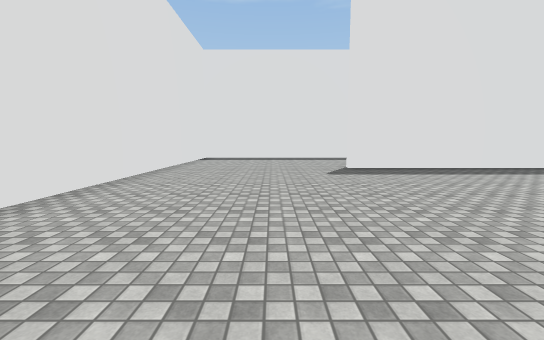
View 1 (above)

24 first-person views from a walk through a Unity game level. The camera is 1.4 m above the floor, tilts 6° down and sees 90° across. The floor is counted in squares, 2 m on a side. Each view is taken from the middle of a square. On the plan, view 1 faces up. The plan holds only what a view shows up to about 9 squares ahead; the rest is blank. The place goes on beyond the plan. The player character is not drawn. Surface patterns are stand-ins for the level's own textures.

View 2
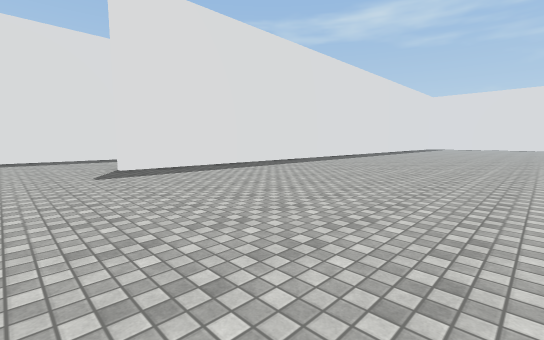

View 3
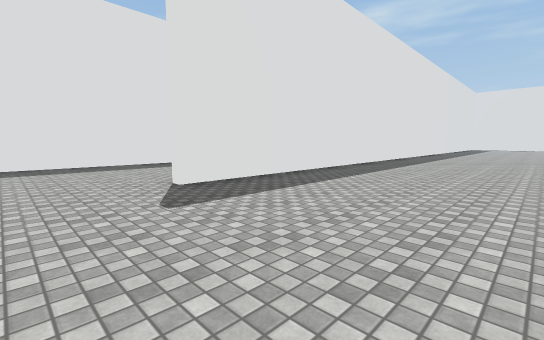

View 4
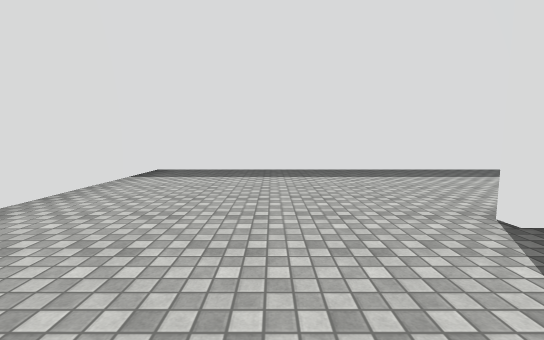

View 5
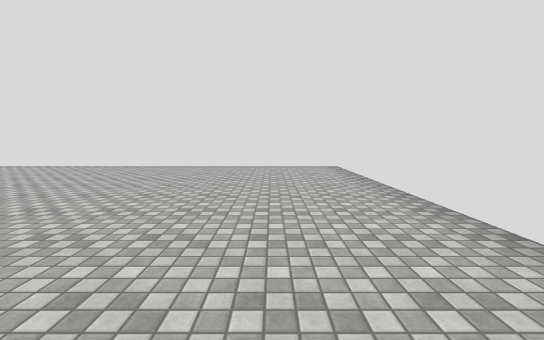

View 6
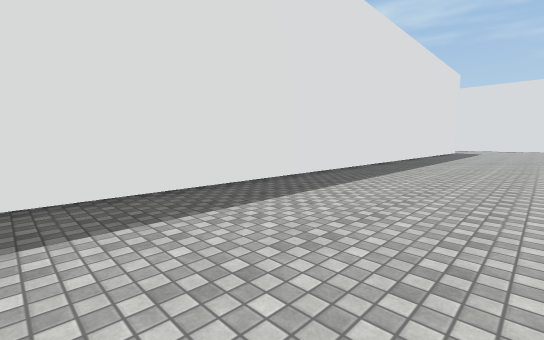

View 7
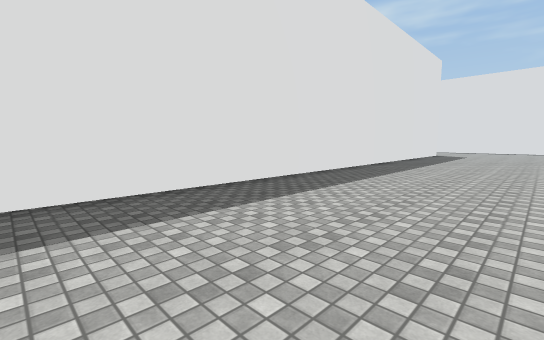

View 8
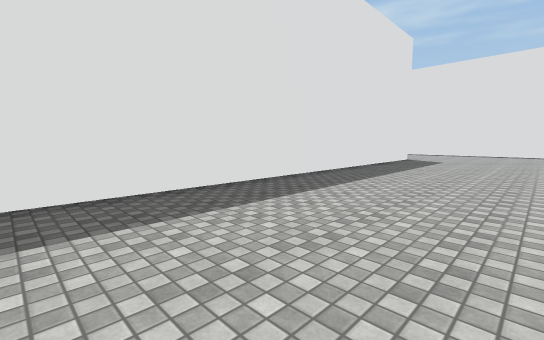

View 9
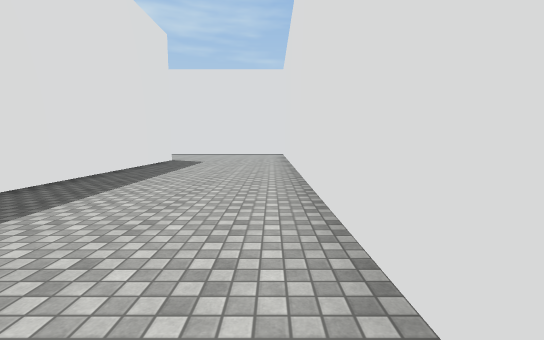

View 10
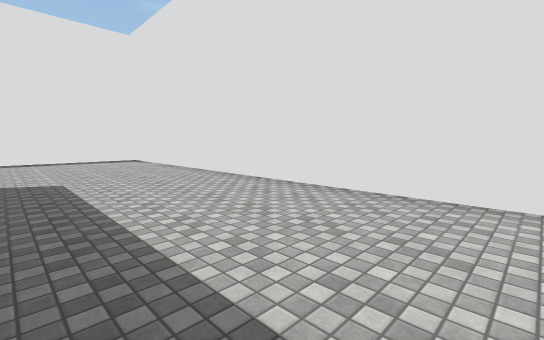

View 11
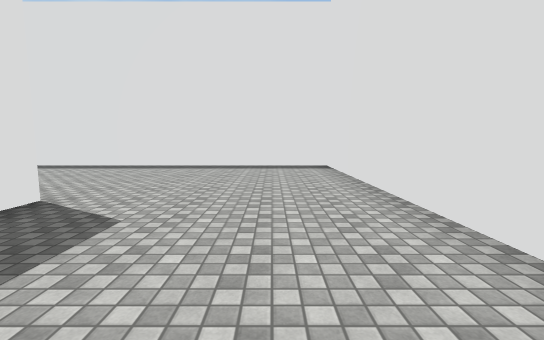

View 12
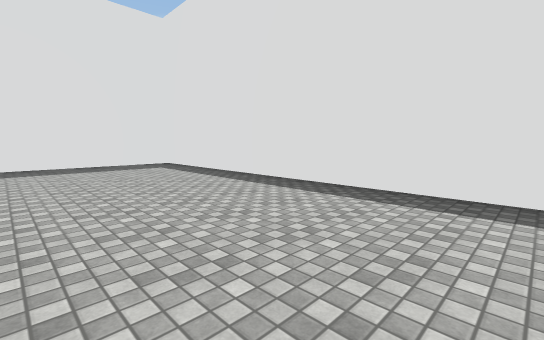

View 13
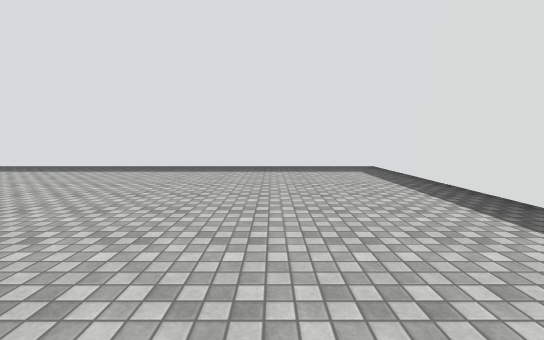

View 14
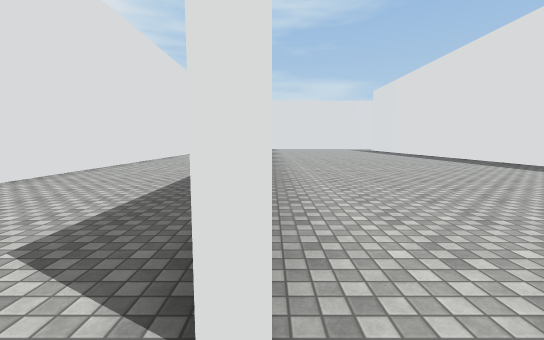

View 15
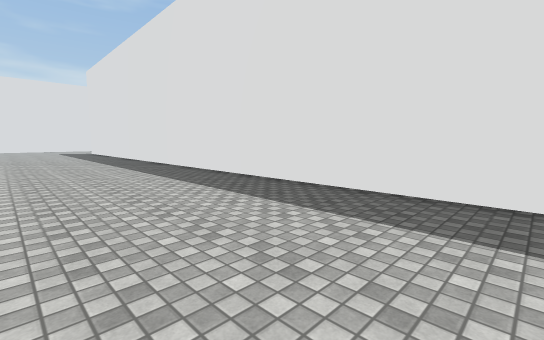

View 16
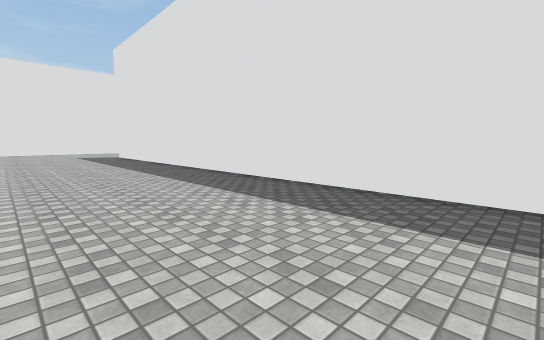

View 17
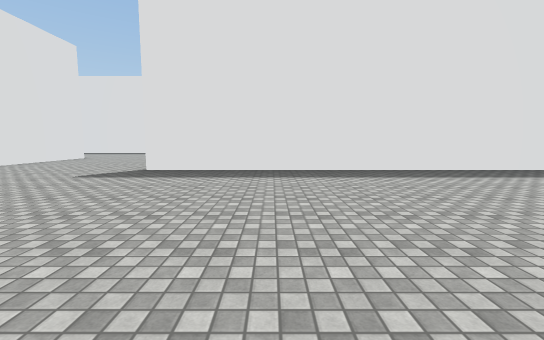

View 18
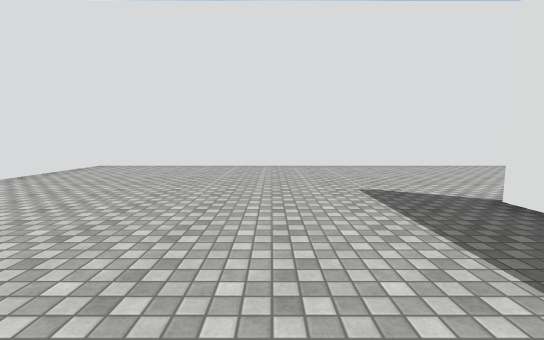

View 19
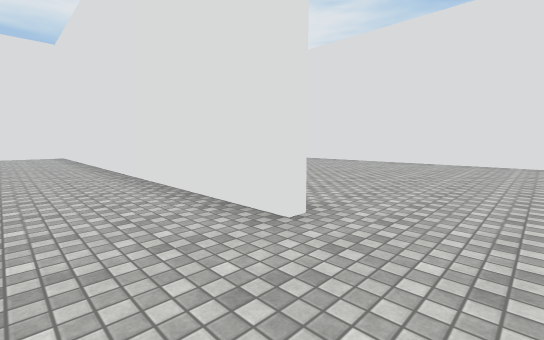

View 20
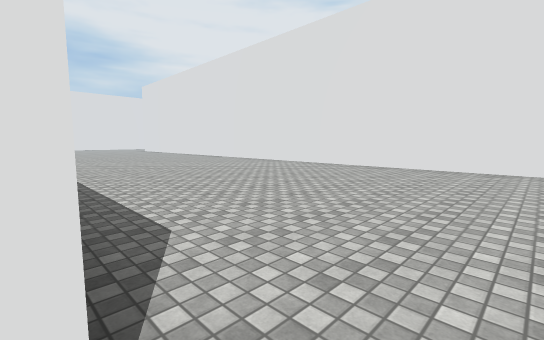

View 21
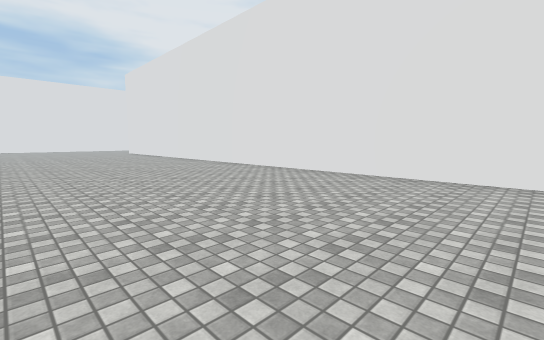

View 22
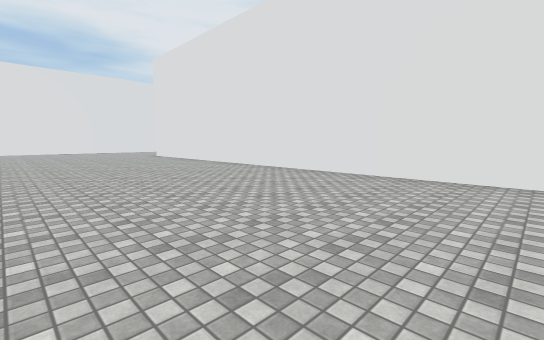

View 23
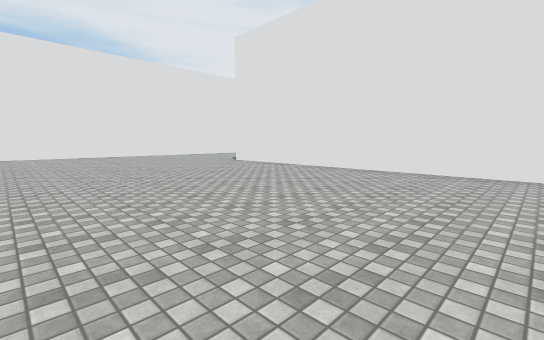

View 24
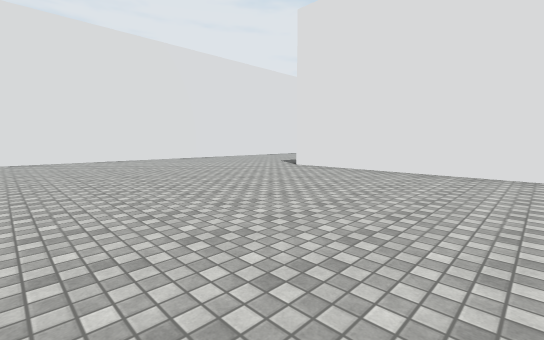

### Floor plan
Points are (right, up) in squares from view 1. A wall is a line through its corners. A room is listed if a view was taken in it or the views show most of it. See-through windows are left out.
Room 1 (views 1, 2, 3, 4, 5, 6, 7, 8, 9, 10, 11, 12, 13, 14, 15, 16, 17, 18, 19, 20)
walls: (12.5, 7.4) (26.9, 7.4) (26.9, 19.7) (1.9, 19.7); (8.8, 7.1) (2, 7.1); (22.2, 11.7) (-2.9, 11.7); (-2.9, 12) (0.1, 12); (-2.8, 24.5) (-2.8, -0.7) (6.8, -0.7)
ways out: opening at (-3, 25.5) to room 2
Room 2 (views 21, 22, 23, 24)
walls: (-6.1, -0.7) (-3.9, -0.7); (-10.4, 26.1) (-10.4, 4.6)
ways out: opening at (-3, 25.5) to room 1

Positions as (right, up) in squares from view 1, and headings:
1: (0, 0), facing up
2: (0, 0), facing up-right
3: (0, 3), facing up-right
4: (0, 5), facing up
5: (-1, 7), facing down
6: (3, 8), facing up-right
7: (7, 8), facing up-right
8: (11, 8), facing up-right
9: (12, 8), facing right
10: (16, 11), facing down-right
11: (19, 9), facing right
12: (23, 11), facing up-right
13: (24, 12), facing up
14: (23, 12), facing left
15: (20, 16), facing up-left
16: (15, 16), facing up-left
17: (5, 13), facing up
18: (5, 17), facing left
19: (-1, 26), facing down-left
20: (-3, 25), facing down-left
21: (-5, 22), facing down-left
22: (-5, 18), facing down-left
23: (-4, 13), facing down-left
24: (-4, 10), facing down-left
